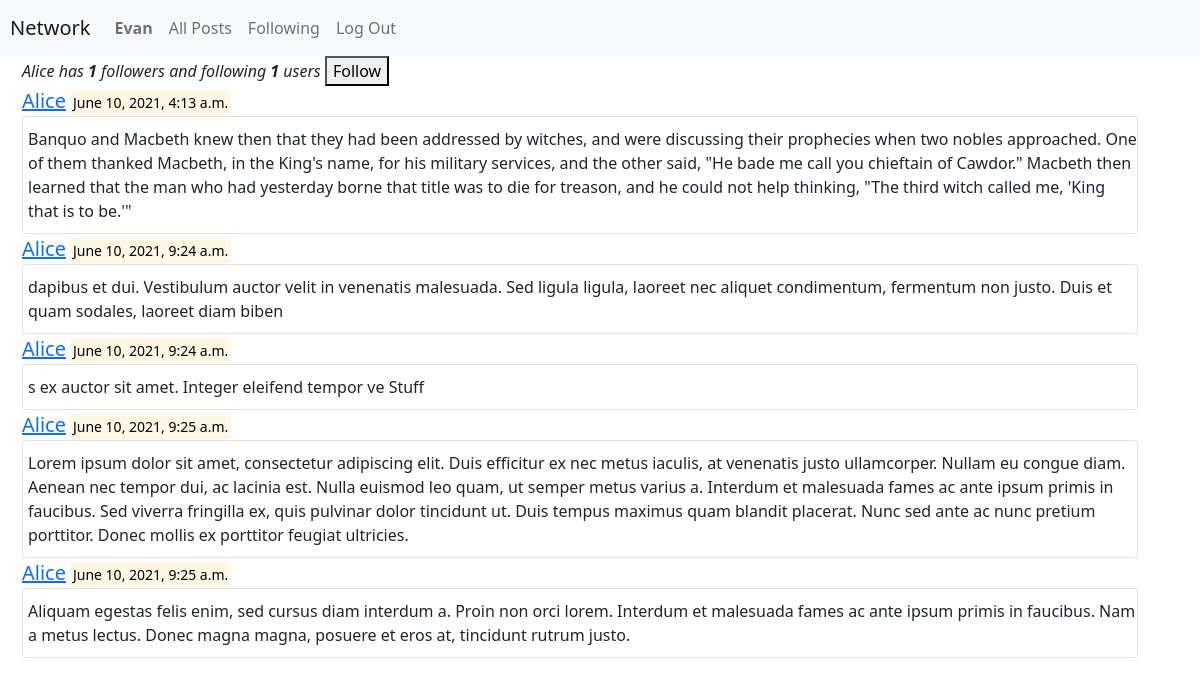
Page /profile/Alice (signed in) on the committed database.
### network/models.py (models this page shows, shortened)
class User(AbstractUser):
    posts = models.ManyToManyField('Post',blank=True)
    follow = models.ManyToManyField('UserFollowing',blank=True)

class Post(models.Model):
    id = models.AutoField(primary_key=True)
    contents = models.TextField()
    created_by = models.ForeignKey(User, on_delete=models.CASCADE)
    created_at = models.DateTimeField(auto_now_add=True)
    likes = models.IntegerField(default=0)
    updated_at = models.DateTimeField(auto_now_add=True)
    deleted_at = models.DateTimeField(blank=True, null=True)

### network/views.py (the view)
def profile_view(request, profile_id):
    profile = User.objects.get(username=profile_id)
    following = len(profile.follow.all())
    followers = 0
    for u in User.objects.all():
        if u.follow.filter(following=profile):
            followers+=1
    if request.user.follow.filter(following=profile):
        button_state = False
    else:
        button_state = True
    return render(request, 'network/profile.html', {
        'profile': profile,
        'posts':profile.posts.all(),
        'following': following,
        'followers':followers,
        'is_following':button_state
    })

### network/templates/network/profile.html (shortened to what this page needs)
{% extends "network/layout.html" %}
{% load static %}
{% block body %}
    <div class="container">
        {% if user.is_authenticated %}
        <i>{{profile.username}} has <strong>{{followers}}</strong> followers</i>
        <i>and following <strong>{{following}}</strong> users</i>
        {% if is_following %}
            <button id="follow-btn" data-username="{{profile.username}}" data-toggle="tooltip">Follow</button>
        {% else %}
            <button id="follow-btn" data-username="{{profile.username}}" data-toggle="tooltip">Unfollow</button>
        {% endif %}
        {% for post in posts %}
            <div>
                <div class="post" data-postid="{{post.pk}}">
                    <a class="lead" href="{% url 'profile' profile_id=post.created_by.username %}">{{post.created_by.username}}</a>
                    <mark class="small">{{post.created_at}}</mark>
                    <div class='post-misc border rounded'>
                        <div class ='text-content' style="margin-left: 5px;margin-top: 10px; margin-bottom:10px;">{{post.contents}}</div>
                    </div>
                </div>
            </div>
        {% endfor %}
        {% endif %}
    </div>
{% endblock %}

### network/templates/network/layout.html (shortened to what this page needs)
{% load static %}
<!DOCTYPE html>
<html lang="en">
    <head>
        <link href="https://cdn.jsdelivr.net/npm/bootstrap@5.0.0-beta2/dist/css/bootstrap.min.css" rel="stylesheet">
        <link href="{% static 'network/styles.css' %}" rel="stylesheet">
    </head>
    <body>
        <nav class="navbar navbar-expand-lg navbar-light bg-light">
            <a class="navbar-brand" href="{% url 'all_posts' %}" style="margin-left: 10px;">Network</a>
            <div>
              <ul class="navbar-nav mr-auto">
                {% if user.is_authenticated %}
                    <li class="nav-item">
                        <a class="nav-link" href="{% url 'profile' profile_id=user.username %}"><strong>{{ user.username }}</strong></a>
                    </li>
                {% endif %}
                <li class="nav-item">
                  <a class="nav-link" href="{% url 'all_posts' %}">All Posts</a>
                </li>
                {% if user.is_authenticated %}
                    <li class="nav-item">
                        <a class="nav-link" href="{% url 'filtered_posts' profile_id=user.username %}">Following</a>
                    </li>
                    <li class="nav-item">
                        <a class="nav-link" href="{% url 'logout' %}">Log Out</a>
                    </li>
                {% endif %}
              </ul>
            </div>
          </nav>
        <div class="body">
            {% block body %}
            {% endblock %}
        </div>
    </body>
</html>

### network/static/network/styles.css (style rules this page uses)
.container { margin-left: 10px; }
.post-misc { display: flex; justify-content: flex-start; }

### rows in the picture
User: username "Evan"
User: username "Alice"
Post: created_by.username "Alice", created_at "June 10, 2021, 4:13 a.m.", contents "Banquo and Macbeth knew then that they had been addressed by witches, and were discussing their prophecies when two nobles approached. One of them thanked Macbeth, in the King's name, for his military services, and the other said, \"He bade me call you chieftain of Cawdor.\" Macbeth then learned that the man who had yesterday borne that title was to die for treason, and he could not help thinking, \"The third witch called me, 'King that is to be.'\""
Post: created_by.username "Alice", created_at "June 10, 2021, 9:24 a.m.", contents "dapibus et dui. Vestibulum auctor velit in venenatis malesuada. Sed ligula ligula, laoreet nec aliquet condimentum, fermentum non justo. Duis et quam sodales, laoreet diam biben"
Post: created_by.username "Alice", created_at "June 10, 2021, 9:24 a.m.", contents "s ex auctor sit amet. Integer eleifend tempor ve Stuff"
Post: created_by.username "Alice", created_at "June 10, 2021, 9:25 a.m.", contents "Lorem ipsum dolor sit amet, consectetur adipiscing elit. Duis efficitur ex nec metus iaculis, at venenatis justo ullamcorper. Nullam eu congue diam. Aenean nec tempor dui, ac lacinia est. Nulla euismod leo quam, ut semper metus varius a. Interdum et malesuada fames ac ante ipsum primis in faucibus. Sed viverra fringilla ex, quis pulvinar dolor tincidunt ut. Duis tempus maximus quam blandit placerat. Nunc sed ante ac nunc pretium porttitor. Donec mollis ex porttitor feugiat ultricies."
Post: created_by.username "Alice", created_at "June 10, 2021, 9:25 a.m.", contents "Aliquam egestas felis enim, sed cursus diam interdum a. Proin non orci lorem. Interdum et malesuada fames ac ante ipsum primis in faucibus. Nam a metus lectus. Donec magna magna, posuere et eros at, tincidunt rutrum justo."

### other values in the picture
{{ followers }} "1"
{{ following }} "1"
